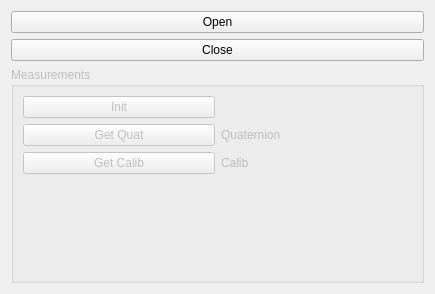
<?xml version="1.0" encoding="UTF-8"?>
<ui version="4.0">
 <class>AdafruitWidget</class>
 <widget class="QWidget" name="AdafruitWidget">
  <property name="geometry">
   <rect>
    <x>0</x>
    <y>0</y>
    <width>435</width>
    <height>294</height>
   </rect>
  </property>
  <property name="windowTitle">
   <string>Form</string>
  </property>
  <layout class="QGridLayout" name="gridLayout">
   <item row="0" column="0">
    <widget class="QPushButton" name="pushButton_Open">
     <property name="text">
      <string>Open</string>
     </property>
    </widget>
   </item>
   <item row="1" column="0">
    <widget class="QPushButton" name="pushButton_Close">
     <property name="text">
      <string>Close</string>
     </property>
    </widget>
   </item>
   <item row="2" column="0">
    <widget class="QGroupBox" name="groupBox">
     <property name="enabled">
      <bool>false</bool>
     </property>
     <property name="title">
      <string>Measurements</string>
     </property>
     <layout class="QGridLayout" name="gridLayout_2">
      <item row="1" column="0">
       <widget class="QPushButton" name="pushButton_Quaternion">
        <property name="text">
         <string>Get Quat</string>
        </property>
       </widget>
      </item>
      <item row="2" column="0">
       <widget class="QPushButton" name="pushButton_Calib">
        <property name="text">
         <string>Get Calib</string>
        </property>
       </widget>
      </item>
      <item row="2" column="1">
       <widget class="QLabel" name="label_Calib">
        <property name="text">
         <string>Calib</string>
        </property>
       </widget>
      </item>
      <item row="1" column="1">
       <widget class="QLabel" name="label_Quaternion">
        <property name="text">
         <string>Quaternion</string>
        </property>
       </widget>
      </item>
      <item row="0" column="0">
       <widget class="QPushButton" name="pushButton_Init">
        <property name="text">
         <string>Init</string>
        </property>
       </widget>
      </item>
      <item row="3" column="0" colspan="2">
       <widget class="QVTKWidget" name="qvtkwidget" native="true"/>
      </item>
     </layout>
    </widget>
   </item>
  </layout>
 </widget>
 <customwidgets>
  <customwidget>
   <class>QVTKWidget</class>
   <extends>QWidget</extends>
   <header>QVTKWidget.h</header>
   <container>1</container>
   <slots>
    <slot>setEnable(int)</slot>
   </slots>
  </customwidget>
 </customwidgets>
 <resources/>
 <connections/>
</ui>
